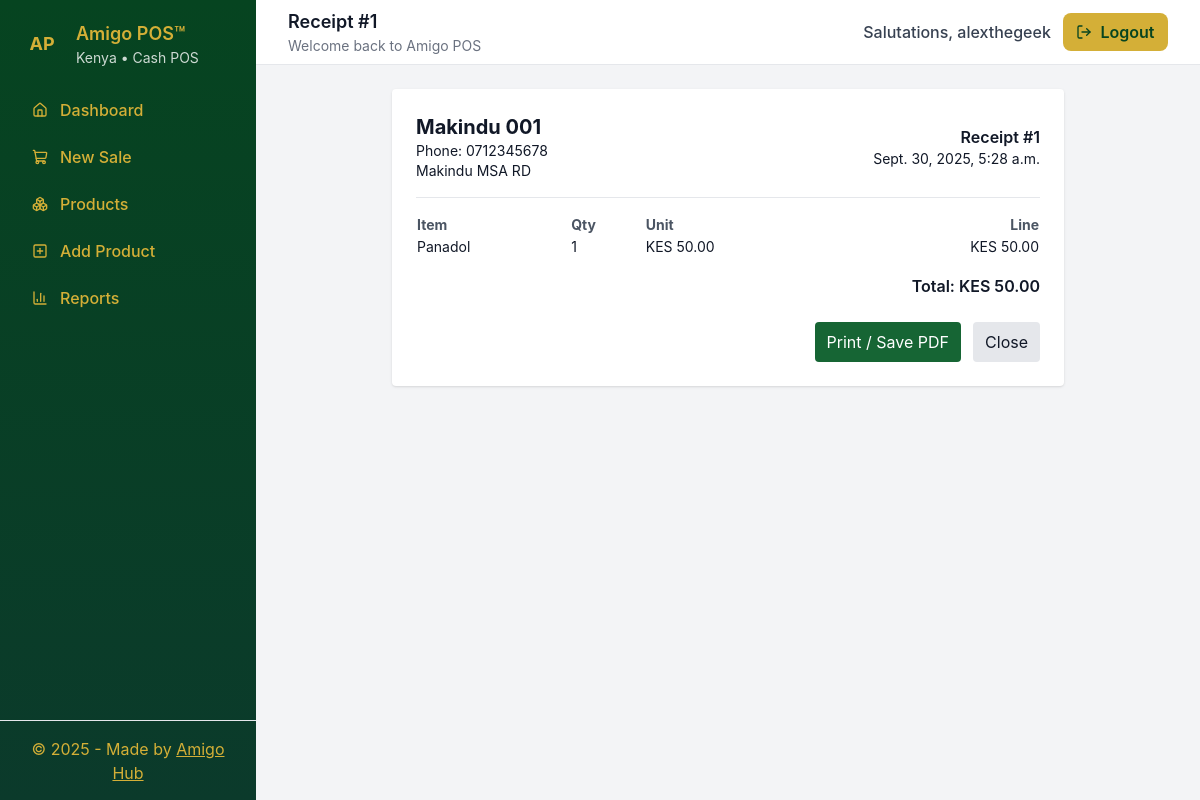
The page /receipt/1/ (signed in) on the database its author committed.
### pos/models.py (models this page shows, shortened)
class Sale(models.Model):
    branch = models.ForeignKey(Branch, on_delete=models.CASCADE)
    cashier = models.ForeignKey(settings.AUTH_USER_MODEL, on_delete=models.SET_NULL, null=True)
    customer = models.ForeignKey(Customer, null=True, blank=True, on_delete=models.SET_NULL)
    created_at = models.DateTimeField(auto_now_add=True)
    total = models.DecimalField(max_digits=12, decimal_places=2)
    cash_received = models.DecimalField(max_digits=12, decimal_places=2, default=0)
    notes = models.TextField(blank=True)

class Branch(models.Model):
    name = models.CharField(max_length=120)
    address = models.TextField(blank=True)
    phone = models.CharField(max_length=30, blank=True)

class SaleItem(models.Model):
    sale = models.ForeignKey(Sale, on_delete=models.CASCADE, related_name="items")
    product = models.ForeignKey(Product, on_delete=models.PROTECT)
    product_stock = models.ForeignKey(ProductStock, on_delete=models.PROTECT, null=True, blank=True)
    unit_price = models.DecimalField(max_digits=10, decimal_places=2)
    qty = models.IntegerField()
    line_total = models.DecimalField(max_digits=12, decimal_places=2)

class Product(models.Model):
    name = models.CharField(max_length=255)
    category = models.CharField(max_length=120, blank=True)
    description = models.TextField(blank=True)
    price = models.DecimalField(max_digits=10, decimal_places=2)
    min_price = models.DecimalField(max_digits=10, decimal_places=2, default=0, validators=[MinValueValidator(Decimal('0.00'))])
    created_at = models.DateTimeField(auto_now_add=True)

### pos/views.py (the view)
# urls.py: path("receipt/<int:sale_id>/", views.receipt_view, name="receipt"),
@login_required
def receipt_view(request, sale_id):
    sale = get_object_or_404(Sale, pk=sale_id)
    return render(request, "pos/receipt.html", {"sale": sale})

### pos/templates/pos/receipt.html (shortened to what this page needs)
{% extends "pos/base.html" %}
{% block page_title %}Receipt #{{ sale.id }}{% endblock %}
{% block content %}
<div class="bg-white p-6 rounded shadow max-w-2xl mx-auto">
  <div class="flex justify-between items-center">
    <div>
      <h2 class="text-xl font-bold">{{ sale.branch.name }}</h2>
      <p class="text-sm">Phone: {{ sale.branch.phone }}</p>
      <p class="text-sm">{{ sale.branch.address }}</p>
    </div>
    <div class="text-right">
      <div class="font-semibold">Receipt #{{ sale.id }}</div>
      <div class="text-sm">{{ sale.created_at }}</div>
    </div>
  </div>
  <hr class="my-4">
  <table class="w-full text-sm">
    <thead>
      <tr class="text-left text-gray-600">
        <th>Item</th><th>Qty</th><th>Unit</th><th class="text-right">Line</th>
      </tr>
    </thead>
    <tbody>
      {% for it in sale.items.all %}
        <tr>
          <td>{{ it.product.name }}</td>
          <td>{{ it.qty }}</td>
          <td>KES {{ it.unit_price }}</td>
          <td class="text-right">KES {{ it.line_total }}</td>
        </tr>
      {% endfor %}
    </tbody>
  </table>
  <div class="mt-4 text-right font-semibold">
    Total: KES {{ sale.total }}
  </div>
  <div class="mt-6 flex justify-end space-x-3">
    <button onclick="window.print()" class="px-3 py-2 rounded bg-green-800 text-white">Print / Save PDF</button>
    <a href="{% url 'pos:dashboard' %}" class="px-3 py-2 rounded bg-gray-200">Close</a>
  </div>
</div>
{% endblock %}

### pos/templates/pos/base.html (shortened to what this page needs)
{% load static %}
<!doctype html>
<html lang="en">
<head>
  <script src="https://cdn.tailwindcss.com"></script>
</head>
<body class="min-h-screen">
  <div class="flex min-h-screen">
    {% if request.user.is_authenticated %}
    <aside id="sidebar"
           class="sidebar-panel fixed inset-y-0 left-0 z-40 w-64 transform -translate-x-full lg:translate-x-0 lg:static transition-transform duration-200 ease-in-out flex flex-col"
           aria-hidden="true">
      <div class="p-5">
        <div class="flex items-center gap-3 mb-5">
          <div class="w-11 h-11 rounded-lg bg-white/8 flex items-center justify-center font-bold text-lg">AP</div>
          <div>
            <div class="text-lg font-semibold">Amigo POS™</div>
            <div class="text-sm text-white/80">Kenya • Cash POS</div>
          </div>
        </div>
        <nav class="space-y-1 mt-2">
          <a href="{% url 'pos:dashboard' %}" class="nav-link {% if request.resolver_match and request.resolver_match.url_name == 'dashboard' %}active{% endif %}">
            <i data-lucide="home" class="w-4 h-4"></i>
            <span>Dashboard</span>
          </a>
          <a href="{% url 'pos:sale_create' %}" class="nav-link {% if request.resolver_match and request.resolver_match.url_name == 'sale_create' %}active{% endif %}">
            <i data-lucide="shopping-cart" class="w-4 h-4"></i>
            <span>New Sale</span>
          </a>
          <a href="{% url 'pos:product_list' %}" class="nav-link {% if request.resolver_match and request.resolver_match.url_name == 'product_list' %}active{% endif %}">
            <i data-lucide="boxes" class="w-4 h-4"></i>
            <span>Products</span>
          </a>
          <a href="{% url 'pos:product_add' %}" class="nav-link {% if request.resolver_match and request.resolver_match.url_name == 'product_add' %}active{% endif %}">
            <i data-lucide="plus-square" class="w-4 h-4"></i>
            <span>Add Product</span>
          </a>
          <a href="{% url 'pos:reports' %}" class="nav-link {% if request.resolver_match and request.resolver_match.url_name == 'reports' %}active{% endif %}">
            <i data-lucide="bar-chart-3" class="w-4 h-4"></i>
            <span>Reports</span>
          </a>
        </nav>
      </div>
      <div class="mt-auto p-4 border-t border-white/6 text-center sidebar-footer">
        &copy; {% now "Y" %} - Made by
        <a href="https://amigohub.africa" target="_blank" rel="noopener">Amigo Hub</a>
      </div>
    </aside>
    {% endif %}
    <div class="flex-1 main-content">
      <header class="bg-white border-b">
        <div class="max-w-7xl mx-auto px-4 sm:px-6 lg:px-8">
          <div class="flex items-center justify-between h-16">
            <div class="flex items-center gap-3">
              <div>
                {% if request.user.is_authenticated %}
                  <h1 class="text-lg font-semibold">{% block page_title %}Dashboard{% endblock %}</h1>
                  <p class="text-sm text-gray-500">Welcome back to Amigo POS</p>
                {% endif %}
              </div>
            </div>
            <div class="flex items-center gap-3">
              {% if request.resolver_match and request.resolver_match.url_name not in 'login signup' %}
                {% if request.user.is_authenticated %}
                  <div class="flex items-center gap-3">
                    <span class="text-gray-700 font-medium">Salutations, {{ request.user.get_username }}</span>
                    <form action="{% url 'pos:logout' %}" method="post" class="inline">
                      <button type="submit" class="btn-primary">
                        <i data-lucide="log-out" class="w-4 h-4"></i>
                        <span>Logout</span>
                      </button>
                    </form>
                  </div>
                {% else %}
                  <a href="{% url 'pos:login' %}" class="btn-primary">
                    <i data-lucide="log-in" class="w-4 h-4"></i>
                    <span>Login</span>
                  </a>
                {% endif %}
              {% endif %}
            </div>
          </div>
        </div>
      </header>
      <main class="py-6 min-h-[calc(100vh-4rem)]">
        <div class="max-w-7xl mx-auto px-4 sm:px-6 lg:px-8">
          <div>
            {% block content %}{% endblock %}
          </div>
        </div>
      </main>
    </div>
  </div>
</body>
</html>

### pos/templates/pos/base.html (style rules this page uses)
:root { --darkgreen: #064420; --gold: #D4AF37; --gold-dark: #b8962c; --panel-bg: #ffffff; --muted: #6b7280; }
body { font-family: Inter, ui-sans-serif, system-ui, -apple-system, "Segoe UI", Roboto, "Helvetica Neue", Arial; background: #f3f4f6; color: #111827; }
.sidebar-panel { background: linear-gradient(180deg, var(--darkgreen), #0b3a2b); color: var(--gold); }
.nav-link { display: flex; align-items: center; gap: .75rem; padding: .6rem .75rem; border-radius: .5rem; color: var(--gold); text-decoration: none; font-weight: 500; }
.btn-primary { background: var(--gold); color: var(--darkgreen); padding: .45rem .85rem; border-radius: .5rem; font-weight: 600; display: inline-flex; align-items: center; gap: .5rem; }
.sidebar-footer a { color: var(--gold); text-decoration: underline; }
.main-content { width: 100%; min-width: 0; }

### rows shown on the page
Sale: id "1", branch.name "Makindu 001", branch.phone "0712345678", branch.address "Makindu MSA RD", created_at "Sept. 30, 2025, 5:28 a.m.", total "50.00"
SaleItem: product.name "Panadol", qty "1", unit_price "50.00", line_total "50.00"

### other values the page prints
{{ request.user.get_username }} "alexthegeek"
